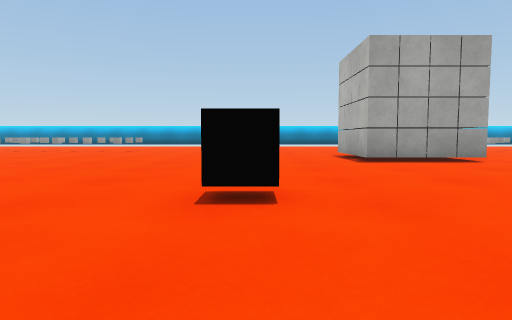
view 1 (above)

24 first-person views from a walk through a Unity game level. The camera is 0.26 m above the floor, tilts 4° down and sees 75° across. The floor is counted in squares, 0.5 m on a side. Each view is taken from the middle of a square. On the plan, view 1 faces up. The plan holds only what a view shows up to about 9 squares ahead; the rest is blank. The player character is not drawn. Surface patterns are stand-ins for the level's own textures.

view 2
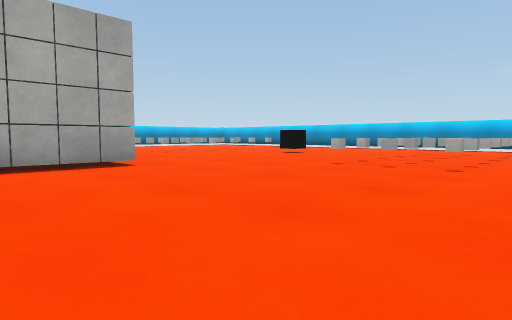

view 3
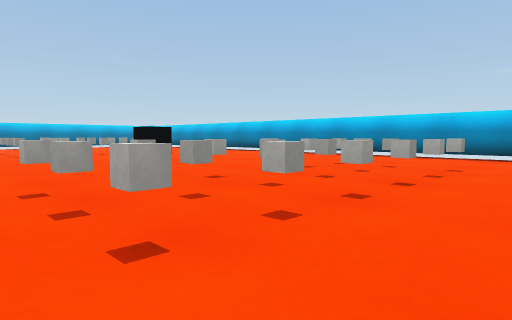

view 4
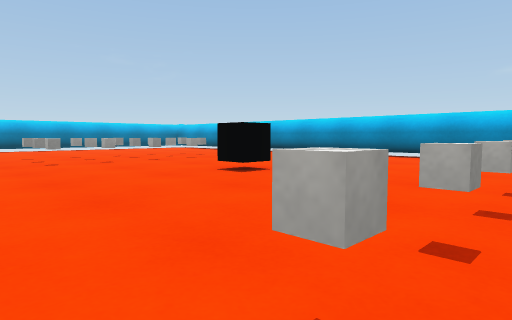

view 5
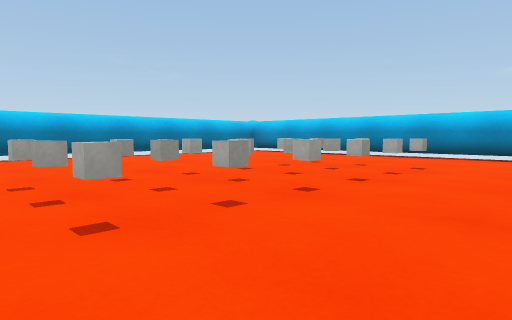

view 6
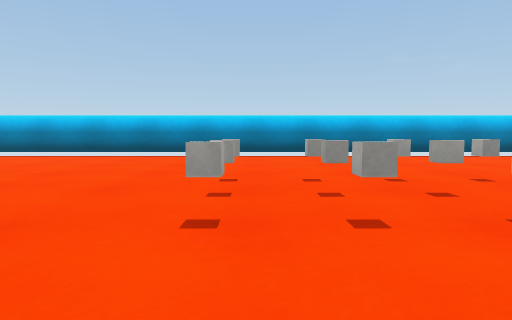

view 7
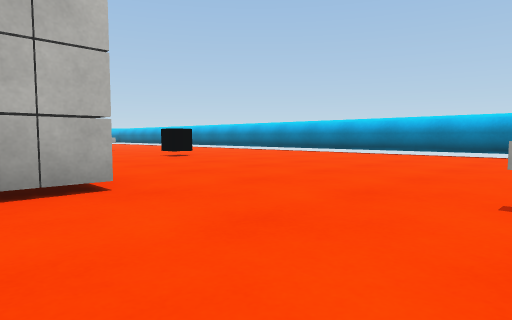

view 8
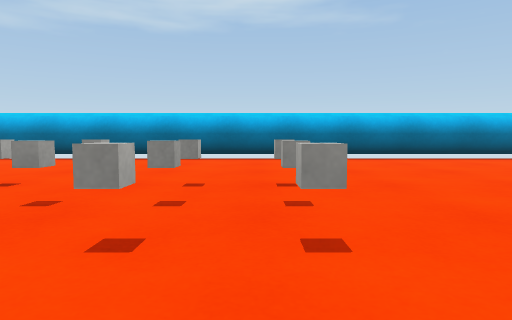

view 9
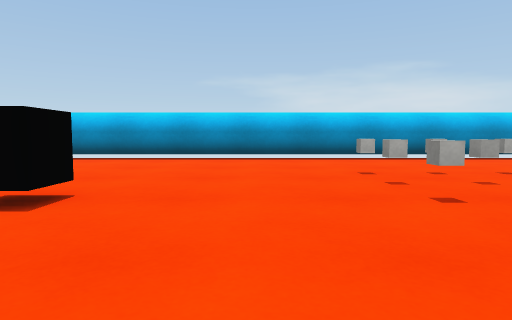

view 10
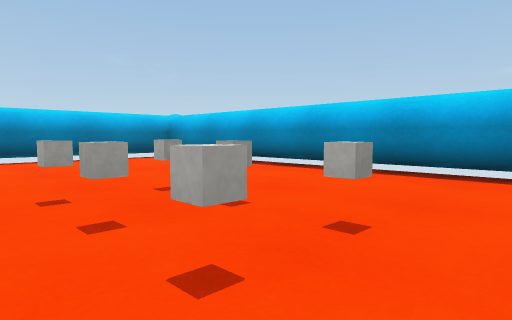

view 11
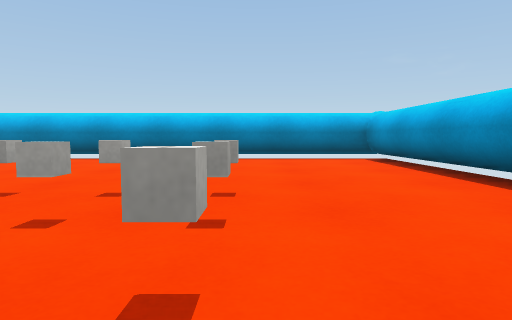

view 12
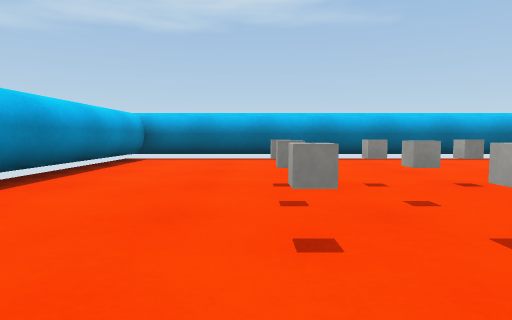

view 13
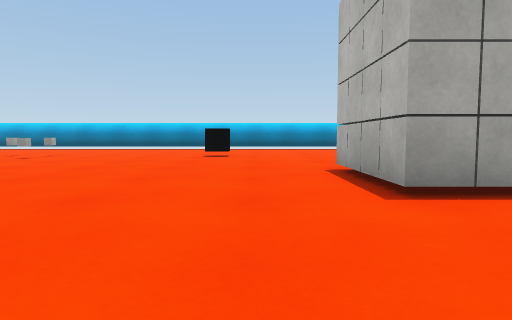

view 14
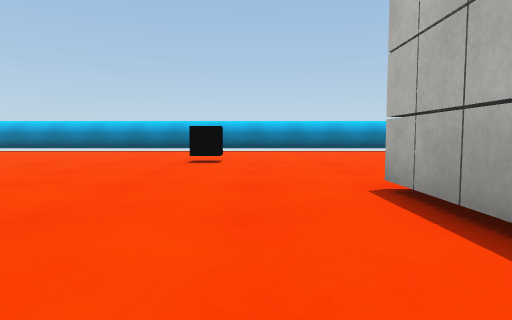

view 15
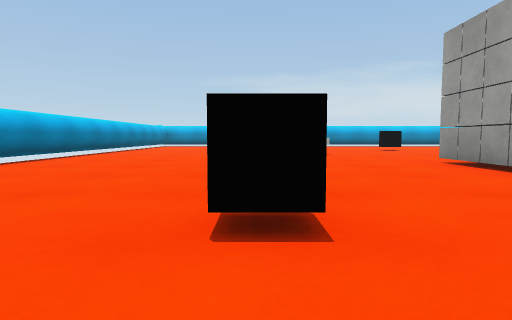

view 16
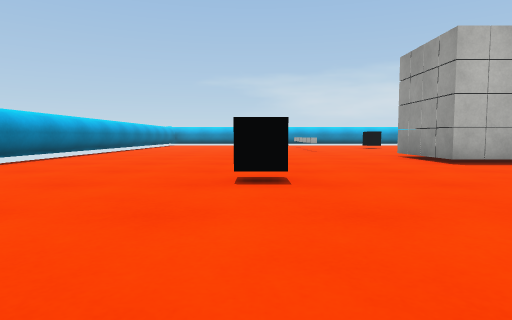

view 17
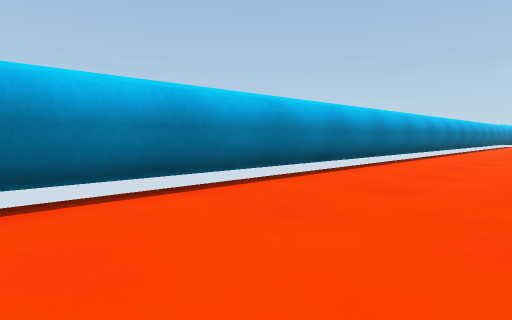

view 18
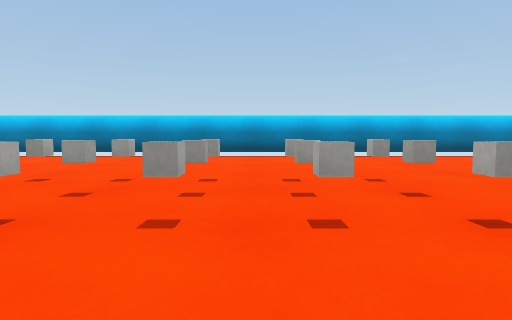

view 19
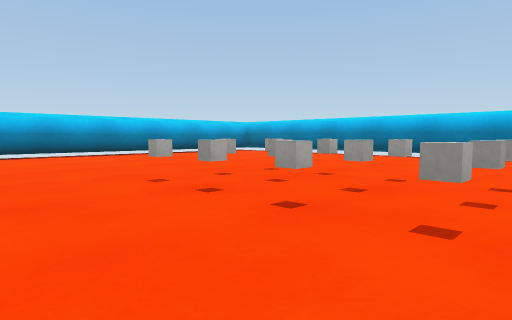

view 20
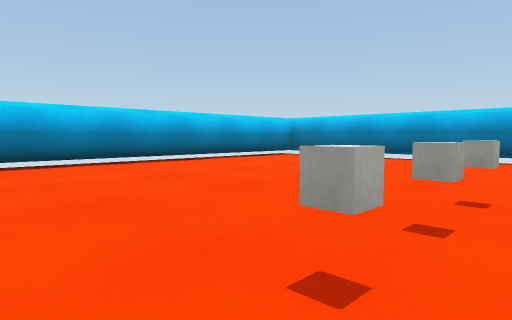

view 21
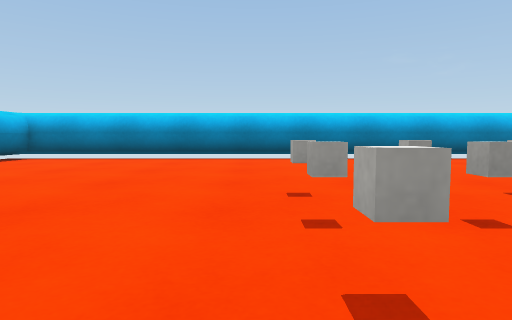

view 22
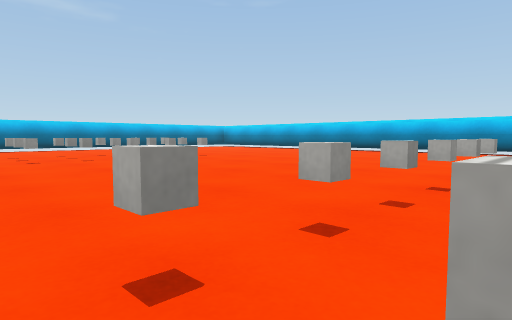

view 23
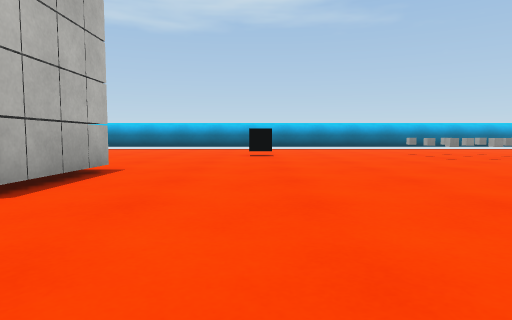

view 24
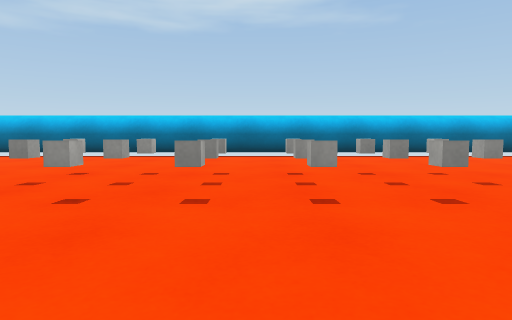

### Floor plan
Key: @ floor where view 1 was taken; # wall or solid block; . floor; = window, fence, low wall or low ledge; C white cube; B black cube; O other object.
Columns run from 15 left of view 1 to 16 right of it. Each row starts with its distance up from view 1.
 18 ################################
 17 #..............................#
 16 #..............................#
 15 #..............................#
 14 #..............................#
 13 #....======....B.......======..#
 12 #....======............======..#
 11 #....======............======..#
 10 #..............................#
  9   ...............CCCC..........#
  8    ..............C OO....BB....#
  7     .............CCCC..........#
  6     ...........................#
  5      ..........................#
  4      .======...........======..#
  3      .======...B.......======..#
  2     ..======...........======..#
  1    ............................#
  0    ........... @  .... ........#
 -1   .............   .... ........#
 -2  ###############################

Positions as (right, up) in squares from view 1, and headings:
1: (0, 0), facing up
2: (2, 1), facing up-right
3: (7, 1), facing up-right
4: (7, 4), facing up-right
5: (7, 9), facing up-right
6: (8, 9), facing up
7: (8, 8), facing up-left
8: (8, 6), facing down
9: (8, 6), facing right
10: (11, 10), facing up-right
11: (13, 10), facing up
12: (13, 6), facing down
13: (1, 4), facing up
14: (1, 6), facing up
15: (-2, 13), facing right
16: (-4, 13), facing right
17: (-5, 15), facing up-right
18: (-6, 9), facing up
19: (-6, 9), facing up-left
20: (-9, 10), facing up-left
21: (-10, 10), facing up
22: (-4, 12), facing down-left
23: (0, 12), facing down
24: (-7, 7), facing down
